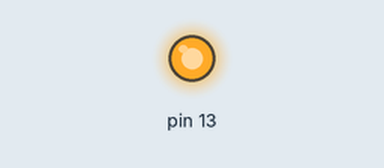
Bench run of a sketch on a simulated Arduino Uno, built with avr-gcc and run on an emulated ATmega328P. Parts: output pins drawn as LEDs (lit = HIGH).

Above: at 0.6 s.
At 30.94 s:
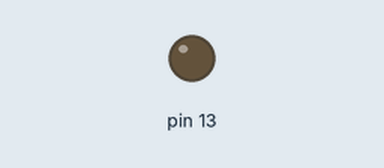
Timing chart, 0 to 32.1 s (numbered marks = the images above):
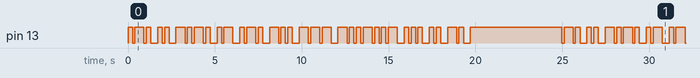

The sketch:

TR110-TAR02-LAB01-C_digo_Morse.ino
```cpp
#define PUNTO 263.15
#define RAYA  PUNTO*2
#define SEPARACION_LETRA PUNTO
#define SEPARACION_SIGNO PUNTO/2

//Funciones base
void encender(int tiempo)
{

  digitalWrite(13, HIGH);
  delay(tiempo);
}
void separar_signo()
{
    digitalWrite(13, LOW);
  delay(SEPARACION_SIGNO);
}

//Funciones para los signos
void punto()
{
  encender(PUNTO);
  separar_signo();
}

void raya()
{
  encender(RAYA);
  separar_signo();
}
//Espaciado
void espacio_entre_letras()
{
  digitalWrite(13, LOW);
  delay(SEPARACION_LETRA);
}

//Letras
void letra_R()
{
  //R = . - .
  punto();
  raya();
  punto();
  espacio_entre_letras();
}

void letra_I()
{
 // I = . .
 punto();
 punto();
 espacio_entre_letras();

}

void letra_C()
{
  //C = - . - .
  raya();
  punto();
  raya();
  punto();
  espacio_entre_letras();

}

void letra_A()
{
  //A = . -
  punto();
  raya();
  espacio_entre_letras();


}

void letra_D(){
  //D = - . .
  raya();
  punto();
  punto();
  espacio_entre_letras();
}

void letra_O()
{
  //O = - - -
  raya();
  raya();
  raya();
  espacio_entre_letras();
}

void letra_S(){
  //S = . . .
  punto();
  punto();
  punto();
  espacio_entre_letras();

}
void letra_Espacio(){
 // / = - . . - .
  raya();
  punto();
  punto();
  raya();
  punto();
}
void letra_N(){
  //N = - .
  raya();
  punto();
  espacio_entre_letras();
}
void cinco_segundos()
{
  digitalWrite(13, HIGH);
  delay(5000);
}

void setup() {

  pinMode(13, OUTPUT);
}


void loop() {
  /*
   R = . - .
   I = . .
   C = - . - .
   A = . -
   R = . - .
   D = - . .
   O = - - -
   / = - . . - .
   A = . -
   S = . . .
   I = . .
   N = - .
  */

  letra_R();
  letra_I();
  letra_C();
  letra_A();
  letra_R();
  letra_D();
  letra_O();
  letra_Espacio();
  letra_A();
  letra_S();
  letra_I();
  letra_N();
  cinco_segundos();


}
```

Measured:
- by itself, pin 13: moves between LOW and HIGH, repeating every 24.7 s
- by itself, everything shown: repeats every 24.7 s, in 68 steps
